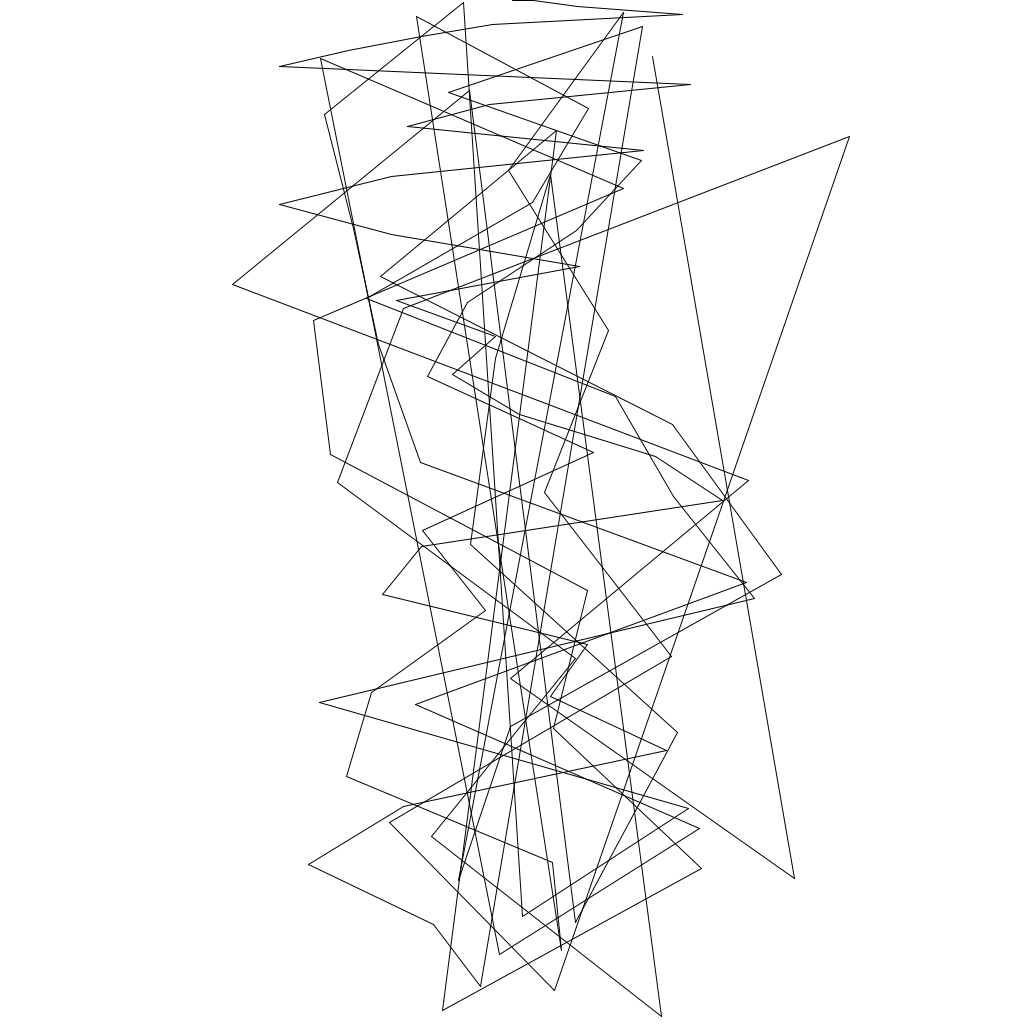
Frame 1 (no input)
Frame 2 (the mouse pressed at the canvas centre, redrawn once): identical to frame 1, image omitted

The Processing sketch that drew this single still picture (run headless with seeded random() and noise(); the mouse was pressed at the canvas centre and the sketch redrawn once):

// Processing sketch: image_text_input
// ── image_text_input.pde
int numPoints = 100;
float sd_x = 150; // Standard deviation for Gaussian distribution on the X-axis
int canvasSize = 1024;

void setup() {
  size(1024, 1024);
  background(255);
  smooth();
  stroke(0);

  float x, y;
  float x_prev = canvasSize / 2; // Start from the middle of the canvas on the X-axis
  float y_prev = 0;

  for (int i = 0; i < numPoints; i++) {
    // Calculate y using the quadratic function provided
    y = (i*i + 5*i);
    
    // If y exceeds the height of the canvas, reflect it back to the bottom
    if (y > height) {
      y = y % height;
    }

    // Generate a Gaussian random number for x
    x = (float) (randomGaussian() * sd_x + width/2);

    // Draw line from previous point to the new point
    line(x_prev, y_prev, x, y);

    // Update previous point coordinates to the current one
    x_prev = x;
    y_prev = y;
  }
  
  save("iteration_1.jpg");
}

void draw() {
  // No need to draw continuously, the artwork is static
  noLoop();
}
